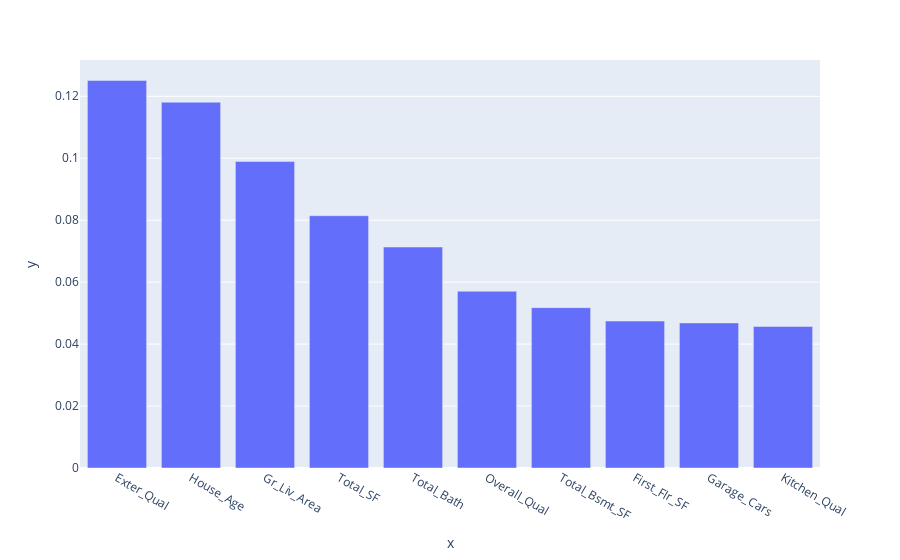

This figure's notebook cell:
### Code cell
plot_importance(rf_tuned_2)

### Figure 1 — Plotly figure (JSON) as saved in the notebook; plotly's stock layout.template omitted (floating-point values rounded to 4 significant figures)
{"data": [{"alignmentgroup": "True", "hovertemplate": "x=%{x}<br>y=%{y}<extra></extra>", "legendgroup": "", "marker": {"color": "#636efa", "pattern": {"shape": ""}}, "name": "", "offsetgroup": "", "orientation": "v", "showlegend": false, "textposition": "auto", "type": "bar", "x": ["Exter_Qual", "House_Age", "Gr_Liv_Area", "Total_SF", "Total_Bath", "Overall_Qual", "Total_Bsmt_SF", "First_Flr_SF", "Garage_Cars", "Kitchen_Qual"], "xaxis": "x", "y": [0.1251, 0.1181, 0.09898, 0.08145, 0.07134, 0.05708, 0.05176, 0.04743, 0.04684, 0.0457], "yaxis": "y"}], "layout": {"barmode": "relative", "legend": {"tracegroupgap": 0}, "margin": {"t": 60}, "xaxis": {"anchor": "y", "domain": [0, 1], "title": {"text": "x"}}, "yaxis": {"anchor": "x", "domain": [0, 1], "title": {"text": "y"}}}}
